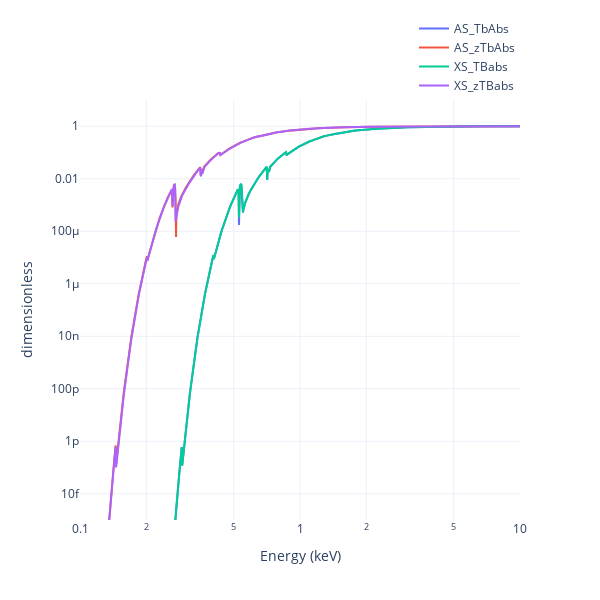

Source (notebook cell):
### Code cell
earr = np.logspace(-1, 1, 1000)

modelplot = Plot.model(ploter='plotly', style='NoU', CI=False, yrange=[1e-15, 1e1])
fig = modelplot.add_model(as_tbabs_ins, E=earr, show=False)
fig = modelplot.add_model(as_ztbabs_ins, E=earr, show=False)
fig = modelplot.add_model(xs_tbabs_ins, E=earr, show=False)
fig = modelplot.add_model(xs_ztbabs_ins, E=earr, show=True)

### Figure 1 — Plotly figure (JSON) as saved in the notebook; plotly's stock layout.template omitted (floating-point values rounded to 4 significant figures; data arrays with more than 128 entries replaced by an {"elided": "..."} marker saying what was removed)
{"data": [{"line": {"color": "#636EFA", "width": 2}, "mode": "lines", "name": "AS_TbAbs", "showlegend": true, "type": "scatter", "x": {"elided": "1000 float values"}, "y": {"elided": "1000 float values"}}, {"line": {"color": "#EF553B", "width": 2}, "mode": "lines", "name": "AS_zTbAbs", "showlegend": true, "type": "scatter", "x": {"elided": "1000 float values"}, "y": {"elided": "1000 float values"}}, {"line": {"color": "#00CC96", "width": 2}, "mode": "lines", "name": "XS_TBabs", "showlegend": true, "type": "scatter", "x": {"elided": "1000 float values"}, "y": {"elided": "1000 float values"}}, {"line": {"color": "#AB63FA", "width": 2}, "mode": "lines", "name": "XS_zTBabs", "showlegend": true, "type": "scatter", "x": {"elided": "1000 float values"}, "y": {"elided": "1000 float values"}}], "layout": {"height": 600, "legend": {"x": 1, "xanchor": "right", "y": 1, "yanchor": "bottom"}, "width": 600, "xaxis": {"title": {"text": "Energy (keV)"}, "type": "log"}, "yaxis": {"range": [-15, 1], "title": {"text": "dimensionless"}, "type": "log"}}}
